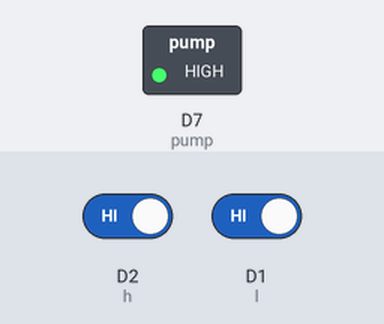
The sketch below on a simulated ESP8266 (NodeMCU). On the bench: switched loads named in the sketch (green lamp = pin HIGH). The test bench sets the inputs (shaded band); at power-on: D2 (h) HIGH, D1 (l) HIGH.

Above: at 1.2 s.
1.3 s: D2 (h) driven LOW and D1 (l) driven LOW
At 2.5 s:
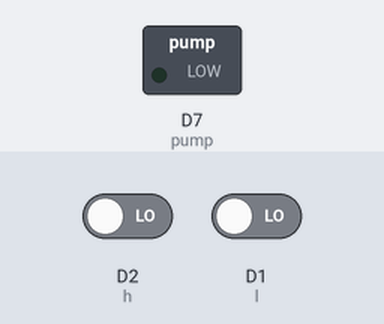
2.8 s: D1 (l) driven HIGH
At 3.8 s:
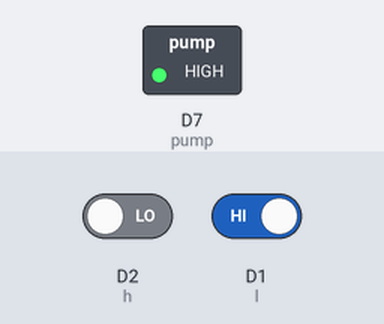
4.3 s: D1 (l) driven LOW
At 4.9 s:
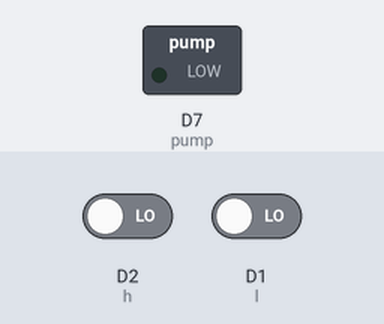
Timing chart, 0 to 7.3 s (numbered marks = the images above; inputs shaded):
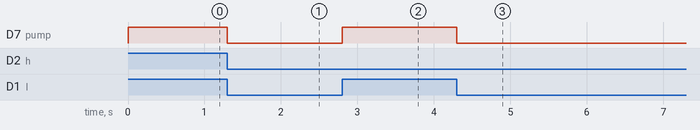

Measured:
- after the input at 1.3 s, D7 (pump): HIGH → LOW at once
- after the input at 2.8 s, D7 (pump): LOW → HIGH at once
- after the input at 4.3 s, D7 (pump): HIGH → LOW at once

The sketch:

Automatic_Water_Pump.ino
```cpp
bool low,high,filling;

//int l=D6,h=D5,pump=D8;
int l=D1,h=D2,pump=D7;

void setup() {

  pinMode(l,INPUT);
  pinMode(h,INPUT);
  pinMode(pump,OUTPUT);
}

void loop() {
    low=!digitalRead(l);
    high=!digitalRead(h);


    if(low==LOW){
      digitalWrite(pump,1);
      filling=1;
    }
    else if(filling && !high)
      digitalWrite(pump,1);

    else if(low && filling && high){
      filling=0;
      digitalWrite(pump,0);
    }


}
```
